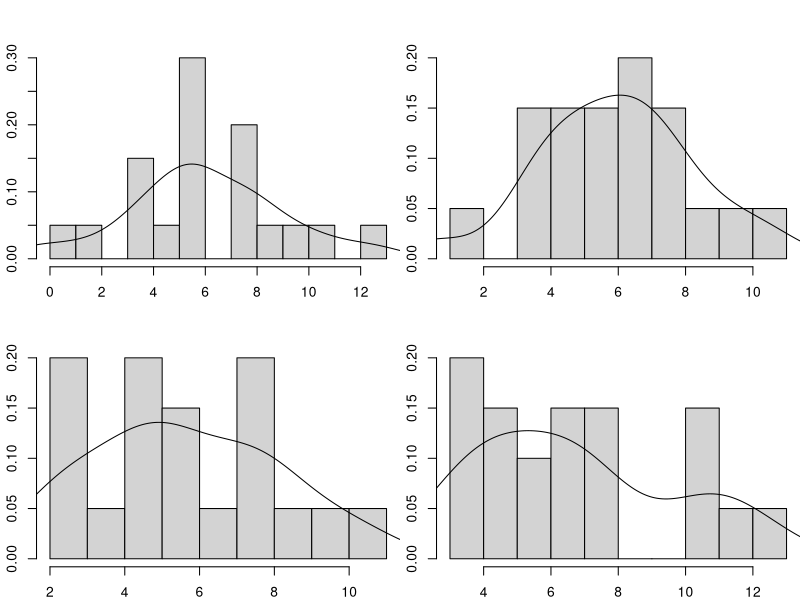
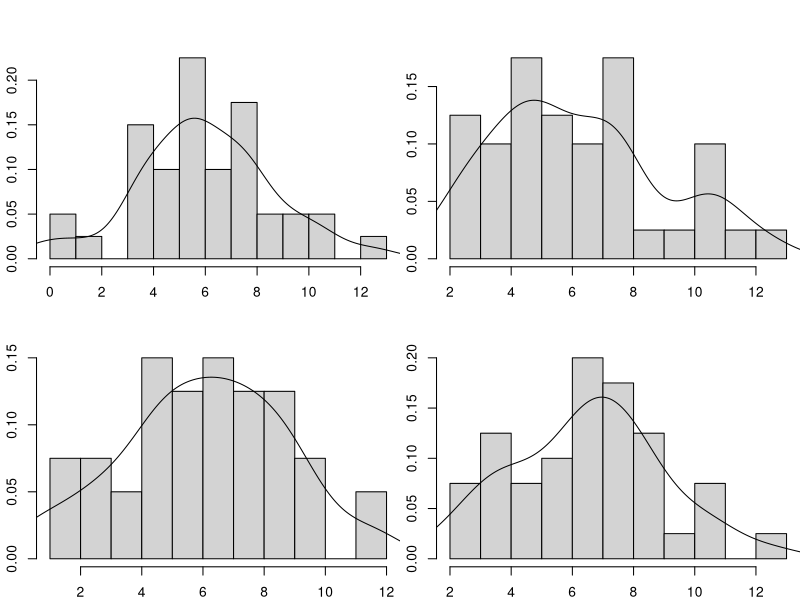
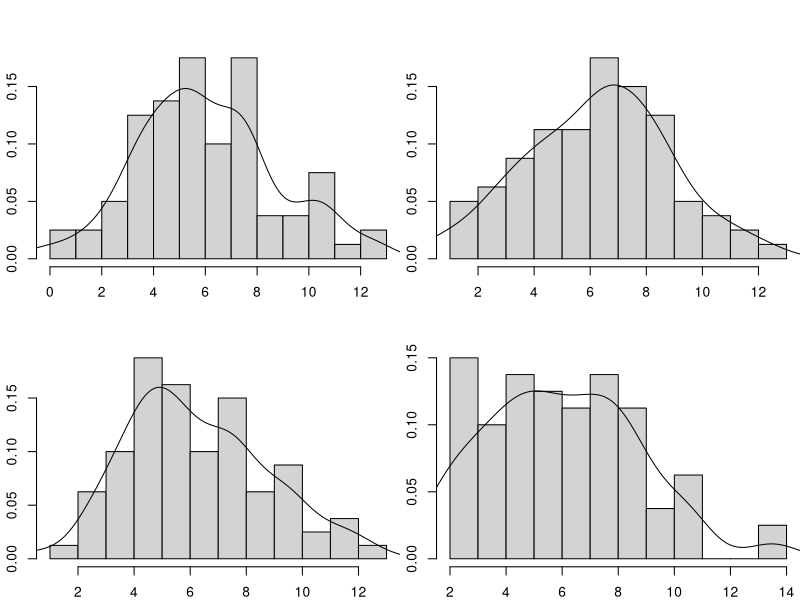
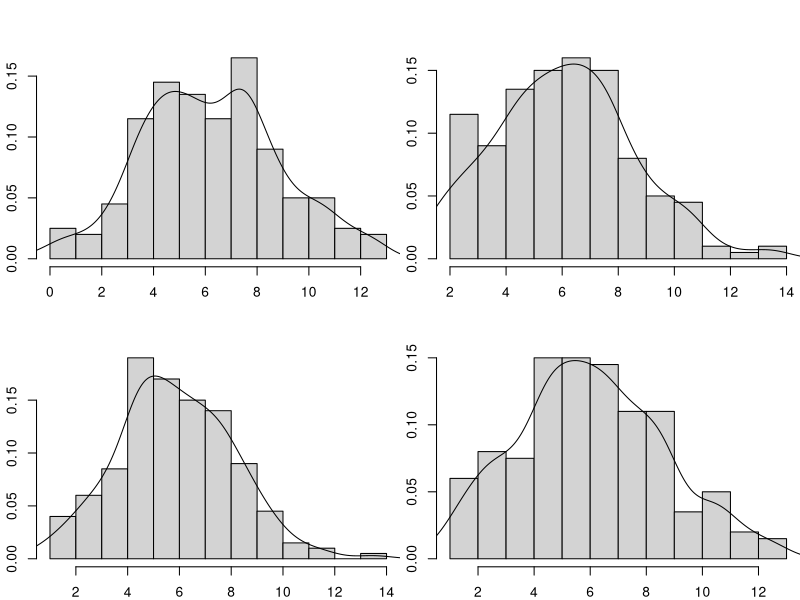
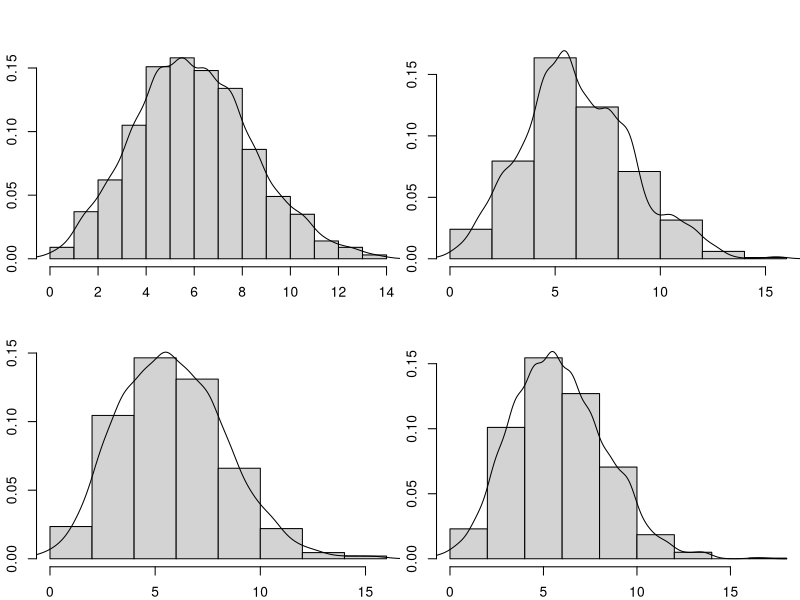

R code for these plots, in order:
## ---- chunk 1
knitr::opts_chunk$set(echo = TRUE)

smp_error_pois = function(
  n1, lambda, seed = NULL,
  bins = 10,
  mn = NULL, xl = NULL, yl = NULL, 
  mar = c(2, 2.2, 3, 0))
{
  if (!is.null(seed)) set.seed(seed)
  par(mfrow = c(2, 2), mar = mar)
  
  for (i in 1:4)
  {
    x1 = rpois(n1, lambda)
    d1 = density(x1)
    hist(x1, freq = FALSE, main = mn, xlab = xl, ylab = yl, breaks = bins); 
    points(d1$x - 0.5, d1$y, type = "l")
  }
}


## ---- chunk 2
n1 = 20
lambda = 6.4
seed = 12345
smp_error_pois(n1, lambda, seed = seed)
## ---- chunk 3
n1 = 40
lambda = 6.4
seed = 12345
smp_error_pois(n1, lambda, seed = seed)
## ---- chunk 4
n1 = 80
lambda = 6.4
seed = 12345
smp_error_pois(n1, lambda, seed = seed)
## ---- chunk 5
n1 = 200
lambda = 6.4
seed = 12345
smp_error_pois(n1, lambda, seed = seed)
## ---- chunk 6
n1 = 1000
lambda = 6.4
seed = 12345
smp_error_pois(n1, lambda, seed = seed)
